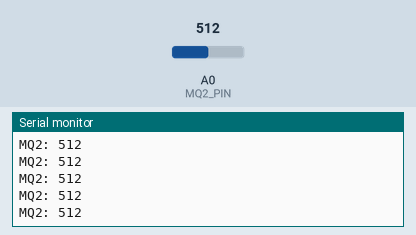
Simulated run of this sketch. Board: ESP8266 (NodeMCU). Shown: the last lines printed to the serial monitor. Inputs (shaded band) come from the test bench; at power-on: A0 (MQ2_PIN) = 512. WiFi joins after 1.5 s; servers stay silent unless stated; random numbers use the default seed unless the sketch sets one; no MQTT or app messages arrive unless stated.

Above: at 2.7 s.
2.8 s: A0 (MQ2_PIN) set to 716
At 3.13 s:
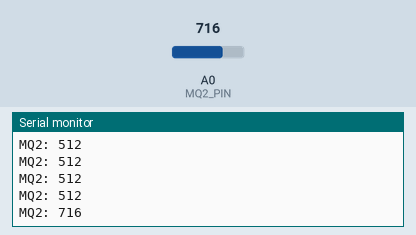
4.3 s: A0 (MQ2_PIN) set to 900
At 4.33 s:
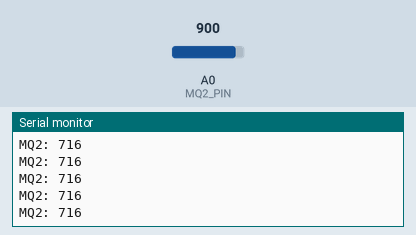
Timing chart, 0 to 7.3 s (numbered marks = the images above; inputs shaded):
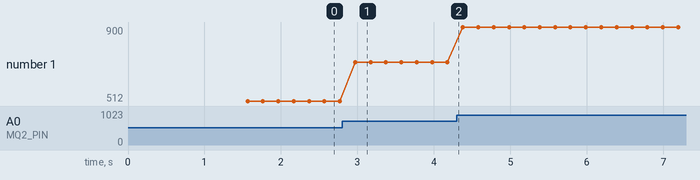

The sketch:

mq2.ino
```cpp
#include <ESP8266WiFi.h>
#include <PubSubClient.h>

const char* ssid = "<WIFI SSID>";
const char* password = "<WIFI Password";

const char* mqtt_server = "<IP or Url of your MQTT Broker";

WiFiClient espClient;
PubSubClient client(espClient);

#define MQ2_PIN A0

unsigned long lastMsg = 0;
const long interval = 200; // Sending data around 2 miliseconds

void setup_wifi() {
  delay(10);
  Serial.println();
  Serial.print("Connecting To ");
  Serial.println(ssid);

  WiFi.begin(ssid, password);
  while (WiFi.status() != WL_CONNECTED) {
    delay(500);
    Serial.print(".");
  }

  Serial.println("");
  Serial.println("WiFi Connected");
  Serial.println(WiFi.localIP());
}

void reconnect() {
  // Loop sampai terhubung
  while (!client.connected()) {
    Serial.print("Connecting To MQTT...");
    String clientId = "ESP8266Client-";
    clientId += String(random(0xffff), HEX);

    if (client.connect(clientId.c_str())) {
      Serial.println("Connected");
    } else {
      Serial.print("Fail, rc=");
      Serial.print(client.state());
      Serial.println(" Try Again on 5 seconds");
      delay(5000);
    }
  }
}

void setup() {
  Serial.begin(115200);
  setup_wifi();
  client.setServer(mqtt_server, 1883);
}

void loop() {
  if (!client.connected()) {
    reconnect();
  }
  client.loop();

  unsigned long now = millis();
  if (now - lastMsg > interval) {
    lastMsg = now;

    int mq2Value = analogRead(MQ2_PIN);

    char mq2Str[8];
    dtostrf(mq2Value, 1, 0, mq2Str);

    client.publish("<Insert Your MQTT Topic>", mq2Str);

    Serial.print("MQ2: ");
    Serial.println(mq2Str);
  }
}
```

Measured:
- after the input at 2.8 s, the serial monitor: prints a new line after 0.17 s (image 1)
- plotted number 1: 512 → 716 after the input at 2.8 s, 716 → 900 after the input at 4.3 s
